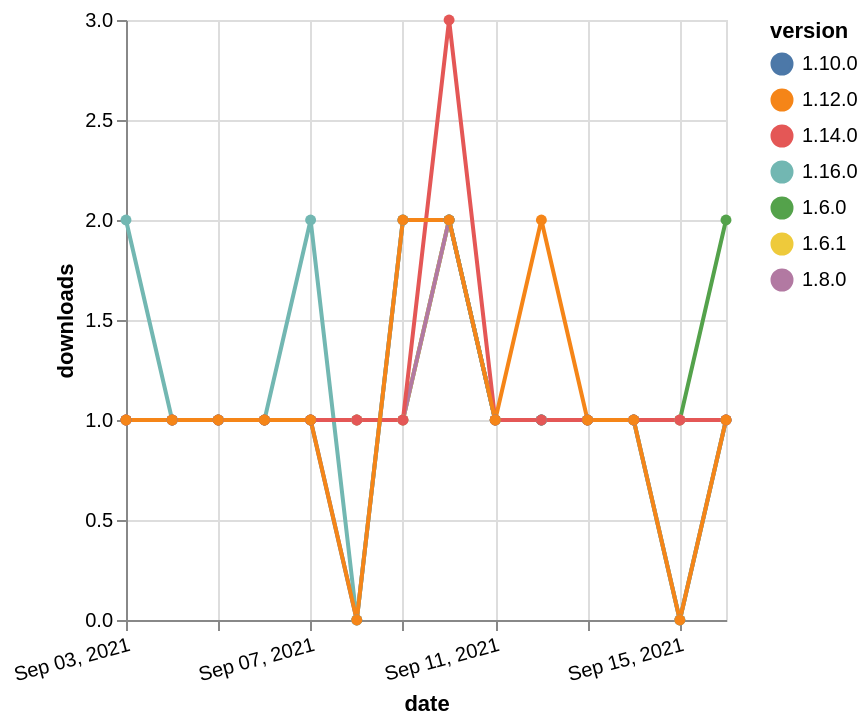

Source (Vega-Lite JSON):
### Vega-Lite specification from a JSON file in a GitHub repository (floating-point values rounded to 4 significant figures)
{"$schema": "https://vega.github.io/schema/vega-lite/v5.json", "description": "A simple bar chart with embedded data.", "data": {"values": [{"date": "2021-09-03", "total": 242, "delta": 1, "version": "1.6.0"}, {"date": "2021-09-04", "total": 243, "delta": 1, "version": "1.6.0"}, {"date": "2021-09-05", "total": 244, "delta": 1, "version": "1.6.0"}, {"date": "2021-09-06", "total": 245, "delta": 1, "version": "1.6.0"}, {"date": "2021-09-07", "total": 246, "delta": 1, "version": "1.6.0"}, {"date": "2021-09-08", "total": 247, "delta": 1, "version": "1.6.0"}, {"date": "2021-09-09", "total": 248, "delta": 1, "version": "1.6.0"}, {"date": "2021-09-10", "total": 250, "delta": 2, "version": "1.6.0"}, {"date": "2021-09-11", "total": 251, "delta": 1, "version": "1.6.0"}, {"date": "2021-09-12", "total": 252, "delta": 1, "version": "1.6.0"}, {"date": "2021-09-13", "total": 253, "delta": 1, "version": "1.6.0"}, {"date": "2021-09-14", "total": 254, "delta": 1, "version": "1.6.0"}, {"date": "2021-09-15", "total": 255, "delta": 1, "version": "1.6.0"}, {"date": "2021-09-16", "total": 257, "delta": 2, "version": "1.6.0"}, {"date": "2021-09-03", "total": 229, "delta": 1, "version": "1.6.1"}, {"date": "2021-09-04", "total": 230, "delta": 1, "version": "1.6.1"}, {"date": "2021-09-05", "total": 231, "delta": 1, "version": "1.6.1"}, {"date": "2021-09-06", "total": 232, "delta": 1, "version": "1.6.1"}, {"date": "2021-09-07", "total": 233, "delta": 1, "version": "1.6.1"}, {"date": "2021-09-08", "total": 234, "delta": 1, "version": "1.6.1"}, {"date": "2021-09-09", "total": 235, "delta": 1, "version": "1.6.1"}, {"date": "2021-09-10", "total": 237, "delta": 2, "version": "1.6.1"}, {"date": "2021-09-11", "total": 238, "delta": 1, "version": "1.6.1"}, {"date": "2021-09-12", "total": 239, "delta": 1, "version": "1.6.1"}, {"date": "2021-09-13", "total": 240, "delta": 1, "version": "1.6.1"}, {"date": "2021-09-14", "total": 241, "delta": 1, "version": "1.6.1"}, {"date": "2021-09-15", "total": 242, "delta": 1, "version": "1.6.1"}, {"date": "2021-09-16", "total": 243, "delta": 1, "version": "1.6.1"}, {"date": "2021-09-03", "total": 192, "delta": 1, "version": "1.8.0"}, {"date": "2021-09-04", "total": 193, "delta": 1, "version": "1.8.0"}, {"date": "2021-09-05", "total": 194, "delta": 1, "version": "1.8.0"}, {"date": "2021-09-06", "total": 195, "delta": 1, "version": "1.8.0"}, {"date": "2021-09-07", "total": 196, "delta": 1, "version": "1.8.0"}, {"date": "2021-09-08", "total": 197, "delta": 1, "version": "1.8.0"}, {"date": "2021-09-09", "total": 198, "delta": 1, "version": "1.8.0"}, {"date": "2021-09-10", "total": 200, "delta": 2, "version": "1.8.0"}, {"date": "2021-09-11", "total": 201, "delta": 1, "version": "1.8.0"}, {"date": "2021-09-12", "total": 202, "delta": 1, "version": "1.8.0"}, {"date": "2021-09-13", "total": 203, "delta": 1, "version": "1.8.0"}, {"date": "2021-09-14", "total": 204, "delta": 1, "version": "1.8.0"}, {"date": "2021-09-15", "total": 205, "delta": 1, "version": "1.8.0"}, {"date": "2021-09-16", "total": 206, "delta": 1, "version": "1.8.0"}, {"date": "2021-09-03", "total": 180, "delta": 1, "version": "1.10.0"}, {"date": "2021-09-04", "total": 181, "delta": 1, "version": "1.10.0"}, {"date": "2021-09-05", "total": 182, "delta": 1, "version": "1.10.0"}, {"date": "2021-09-06", "total": 183, "delta": 1, "version": "1.10.0"}, {"date": "2021-09-07", "total": 184, "delta": 1, "version": "1.10.0"}, {"date": "2021-09-08", "total": 184, "delta": 0, "version": "1.10.0"}, {"date": "2021-09-09", "total": 186, "delta": 2, "version": "1.10.0"}, {"date": "2021-09-10", "total": 188, "delta": 2, "version": "1.10.0"}, {"date": "2021-09-11", "total": 189, "delta": 1, "version": "1.10.0"}, {"date": "2021-09-12", "total": 190, "delta": 1, "version": "1.10.0"}, {"date": "2021-09-13", "total": 191, "delta": 1, "version": "1.10.0"}, {"date": "2021-09-14", "total": 192, "delta": 1, "version": "1.10.0"}, {"date": "2021-09-15", "total": 192, "delta": 0, "version": "1.10.0"}, {"date": "2021-09-16", "total": 193, "delta": 1, "version": "1.10.0"}, {"date": "2021-09-03", "total": 114, "delta": 2, "version": "1.16.0"}, {"date": "2021-09-04", "total": 115, "delta": 1, "version": "1.16.0"}, {"date": "2021-09-05", "total": 116, "delta": 1, "version": "1.16.0"}, {"date": "2021-09-06", "total": 117, "delta": 1, "version": "1.16.0"}, {"date": "2021-09-07", "total": 119, "delta": 2, "version": "1.16.0"}, {"date": "2021-09-08", "total": 119, "delta": 0, "version": "1.16.0"}, {"date": "2021-09-09", "total": 121, "delta": 2, "version": "1.16.0"}, {"date": "2021-09-10", "total": 123, "delta": 2, "version": "1.16.0"}, {"date": "2021-09-11", "total": 124, "delta": 1, "version": "1.16.0"}, {"date": "2021-09-12", "total": 125, "delta": 1, "version": "1.16.0"}, {"date": "2021-09-13", "total": 126, "delta": 1, "version": "1.16.0"}, {"date": "2021-09-14", "total": 127, "delta": 1, "version": "1.16.0"}, {"date": "2021-09-15", "total": 127, "delta": 0, "version": "1.16.0"}, {"date": "2021-09-16", "total": 128, "delta": 1, "version": "1.16.0"}, {"date": "2021-09-03", "total": 168, "delta": 1, "version": "1.14.0"}, {"date": "2021-09-04", "total": 169, "delta": 1, "version": "1.14.0"}, {"date": "2021-09-05", "total": 170, "delta": 1, "version": "1.14.0"}, {"date": "2021-09-06", "total": 171, "delta": 1, "version": "1.14.0"}, {"date": "2021-09-07", "total": 172, "delta": 1, "version": "1.14.0"}, {"date": "2021-09-08", "total": 173, "delta": 1, "version": "1.14.0"}, {"date": "2021-09-09", "total": 174, "delta": 1, "version": "1.14.0"}, {"date": "2021-09-10", "total": 177, "delta": 3, "version": "1.14.0"}, {"date": "2021-09-11", "total": 178, "delta": 1, "version": "1.14.0"}, {"date": "2021-09-12", "total": 179, "delta": 1, "version": "1.14.0"}, {"date": "2021-09-13", "total": 180, "delta": 1, "version": "1.14.0"}, {"date": "2021-09-14", "total": 181, "delta": 1, "version": "1.14.0"}, {"date": "2021-09-15", "total": 182, "delta": 1, "version": "1.14.0"}, {"date": "2021-09-16", "total": 183, "delta": 1, "version": "1.14.0"}, {"date": "2021-09-03", "total": 166, "delta": 1, "version": "1.12.0"}, {"date": "2021-09-04", "total": 167, "delta": 1, "version": "1.12.0"}, {"date": "2021-09-05", "total": 168, "delta": 1, "version": "1.12.0"}, {"date": "2021-09-06", "total": 169, "delta": 1, "version": "1.12.0"}, {"date": "2021-09-07", "total": 170, "delta": 1, "version": "1.12.0"}, {"date": "2021-09-08", "total": 170, "delta": 0, "version": "1.12.0"}, {"date": "2021-09-09", "total": 172, "delta": 2, "version": "1.12.0"}, {"date": "2021-09-10", "total": 174, "delta": 2, "version": "1.12.0"}, {"date": "2021-09-11", "total": 175, "delta": 1, "version": "1.12.0"}, {"date": "2021-09-12", "total": 177, "delta": 2, "version": "1.12.0"}, {"date": "2021-09-13", "total": 178, "delta": 1, "version": "1.12.0"}, {"date": "2021-09-14", "total": 179, "delta": 1, "version": "1.12.0"}, {"date": "2021-09-15", "total": 179, "delta": 0, "version": "1.12.0"}, {"date": "2021-09-16", "total": 180, "delta": 1, "version": "1.12.0"}]}, "width": "container", "mark": {"type": "line", "point": {"filled": true}}, "encoding": {"x": {"field": "date", "type": "temporal", "timeUnit": "yearmonthdate", "title": "date", "axis": {"labelAngle": -15}}, "y": {"field": "delta", "type": "quantitative", "title": "downloads"}, "color": {"field": "version", "type": "nominal"}, "tooltip": {"field": "delta"}}}
